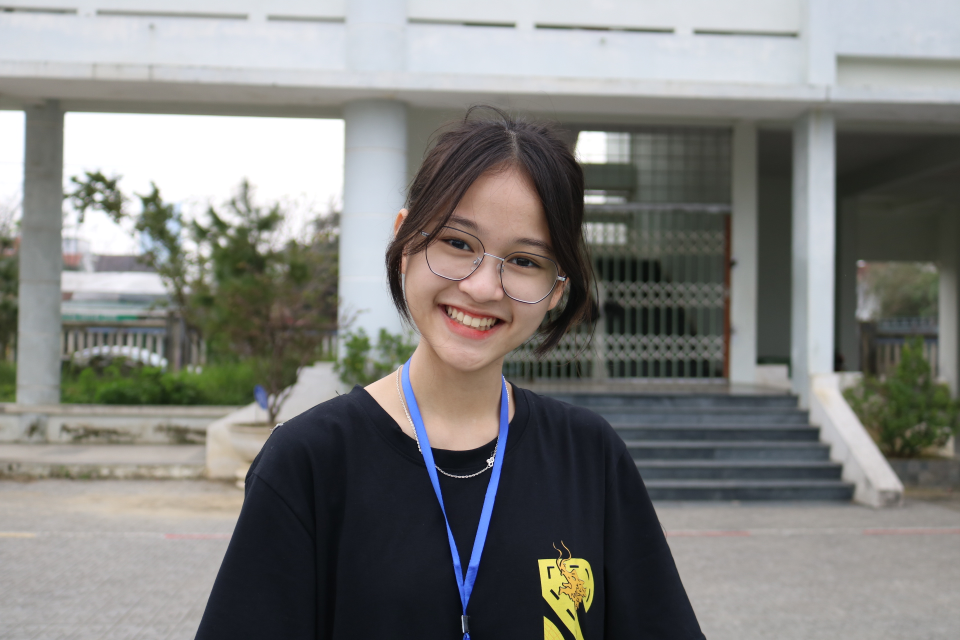
#> input picture IMG_2881.JPG, 1920 x 1280 px (shown at 1/2 size)
$ python asciiart.py IMG_2881.JPG test.JPG 1.0 5 test.JPG 5
#> lines starting #> are read from the running program, lines starting #| are printed output that depends on the picture
import sys
from PIL import Image, ImageDraw, ImageFont
import random
import os

m = """
Invalid number of parameters

Run again

GUIDE:

Program run format
python file.py infile.png outfile.png scalefactor fontsize word mode

scalefactor: to scale the image bigger or smaller
word: the character set
mode: sequence or random (0 for sequence; 1 for random)

"""

cu_dir = os.path.dirname(__file__)

#count for sequence mode
count = 0

def update_progress(progress):
    barLength = 10 # Modify this to change the length of the progress bar
    status = ""
    if isinstance(progress, int):
        progress = float(progress)
    if not isinstance(progress, float):
        progress = 0
    if progress >= 1:
        progress = 1
    block = int(round(barLength*progress))
    text = "\rPercent: [{0}] {1}% {2}".format( "#"*block + "-"*(barLength-block), progress*100, status)
    sys.stdout.write(text)
    sys.stdout.flush()

def argvinput():
	#count if the number of parameter is correct
    arg = sys.argv
    if len(arg) != 7:
        print(m)
        sys.exit()
    return arg

def selectchar(charset, mode):
    global count
    if len(charset) == 1:
    	#if the word is only 1 then you know
        return charset
    else:
        if mode == 1:
        	#random mode
            return random.choice(charset)
        else:
        	#sequence mode
            count = count % len(charset)
            count += 1
            return charset[count - 1]


def main():

	#read input
    arg = argvinput()

    #open the image according to the input
    img = Image.open(arg[1])
#> img is the input picture: PIL image 1920x1280 RGB; mean R, G, B 127.1, 127.2, 124.5

    #image scale factor
    scale = float(arg[3])

    #font wide and high
    W, H = 10, 18

    #image size
    w,h = img.size
#> w = 1920; h = 1280

    #resize image
    img = img.resize((int(scale*w),int(scale*h*(W/H))),Image.NEAREST)
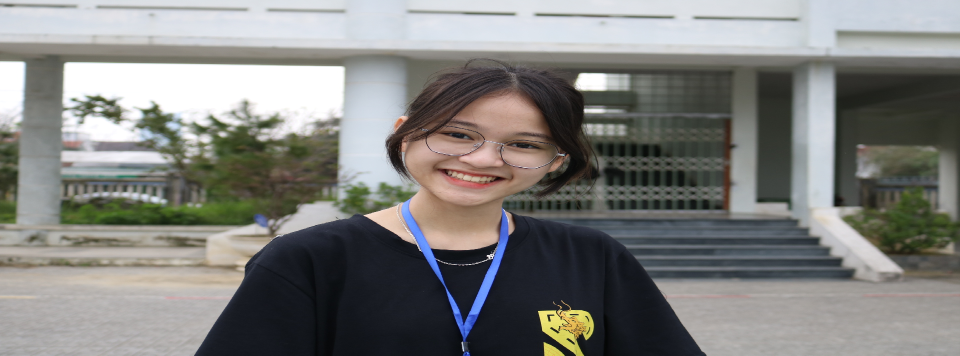
#> img: PIL image 1920x711 RGB (shown at 1/2 size); mean R, G, B 127.1, 127.2, 124.5

    #new image size
    w,h = img.size
#> h = 711

    #get the pixels color set
    pixels = img.load()

    #Draw black plain canvas
    ouputimg = Image.new('RGB', (W*w,H*h),color=(0,0,0))
    draw = ImageDraw.Draw(ouputimg)

    #Configure the font
    font = ImageFont.truetype(f'{cu_dir} + \\micross.ttf', int(arg[4]))

    #Check if everything user input is all right

    print(f'')

    cap = {0: 'Sequence', 1: 'Random'}

    print(f'Input file: {arg[1]}')
    print(f'Output file: {arg[2]}')
    print(f'Scale Factor: {arg[3]}')
    print(f'Font size: {arg[4]}')
    print(f'Word: {arg[5]}')
#> (the run stopped early here; a loop or call above may not have finished)
